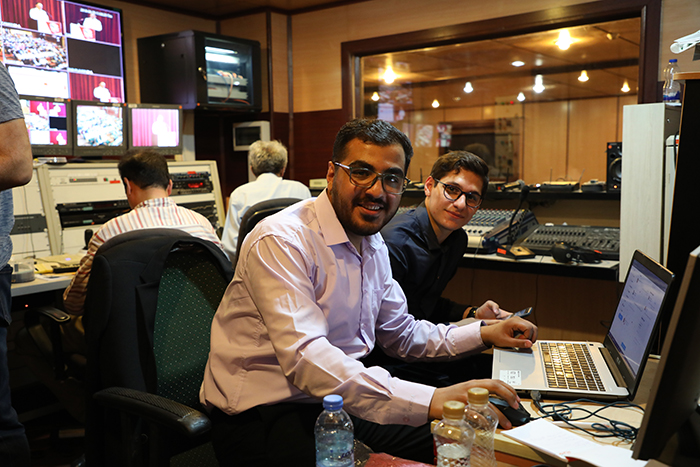
%> input picture fourierTransform/1.jpg, 700 x 467 px
$ octave fourierTransform.m   (GNU Octave 9; MATLAB toolbox functions it lacks are replaced by stand-ins)
%> lines starting %> are read from the running program, lines starting %| are printed output that depends on the picture
clc;
clear all;
close all;

% amir shokri
% amirsh.nll@gmail.com

image1 = imread('1.jpg');
%> image1 is the input picture: size 467x700x3 uint8; mean R, G, B 99.8, 81.9, 66.8
image2 = imread('2.jpg');
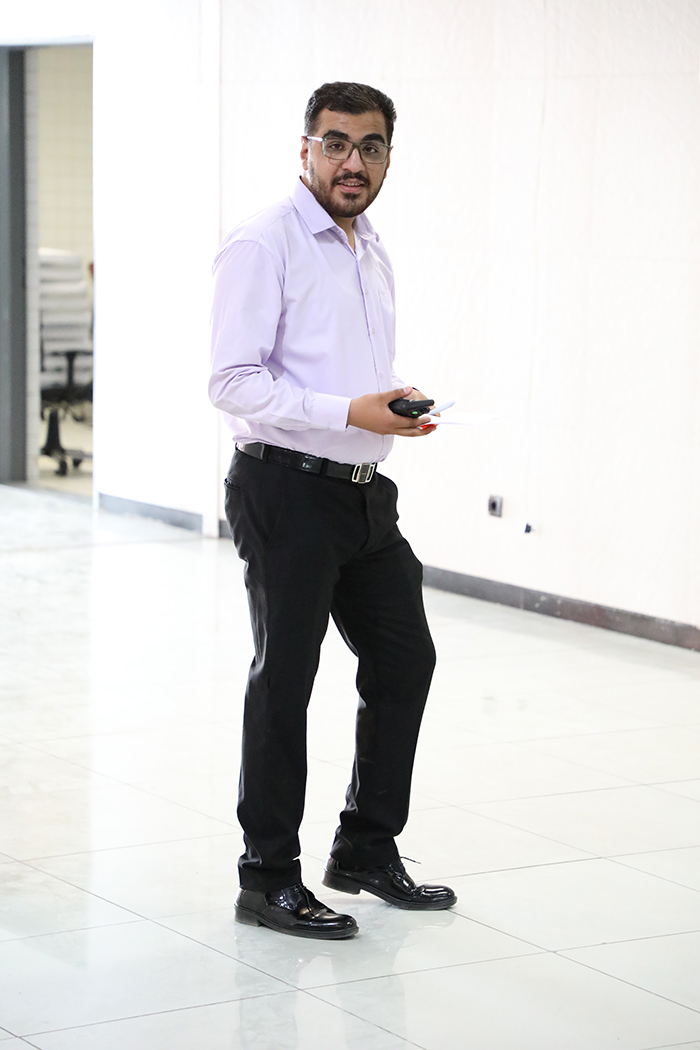
%> input picture fourierTransform/2.jpg, 700 x 1050 px
%> image2 is the input picture: size 1050x700x3 uint8; mean R, G, B 215.2, 214.5, 213.9

image1 = rgb2gray(image1);
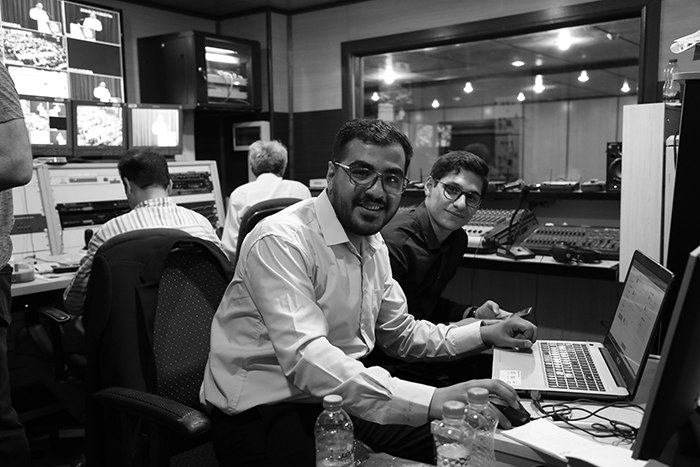
%> image1: size 467x700 uint8; min 0, max 255, mean 85.6
image2 = rgb2gray(image2);
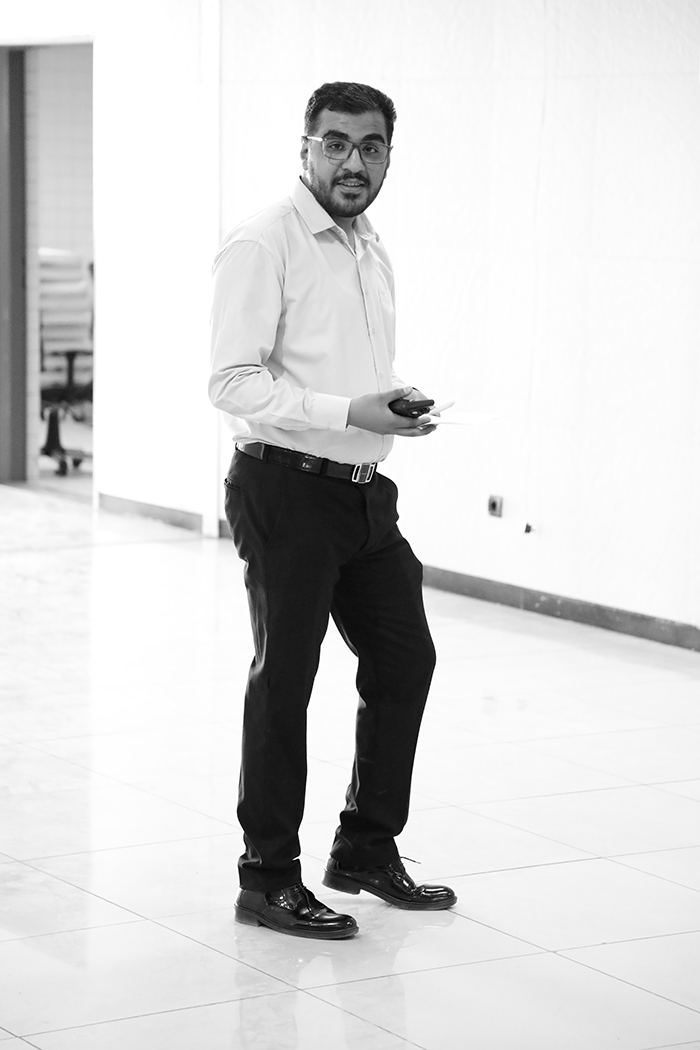
%> image2: size 1050x700 uint8; min 0, max 255, mean 214.7

figure,
subplot(1,2,1);imshow(image1);title('image 1');
f1=fftshift(fft2(image1));
phase1=angle(f1);
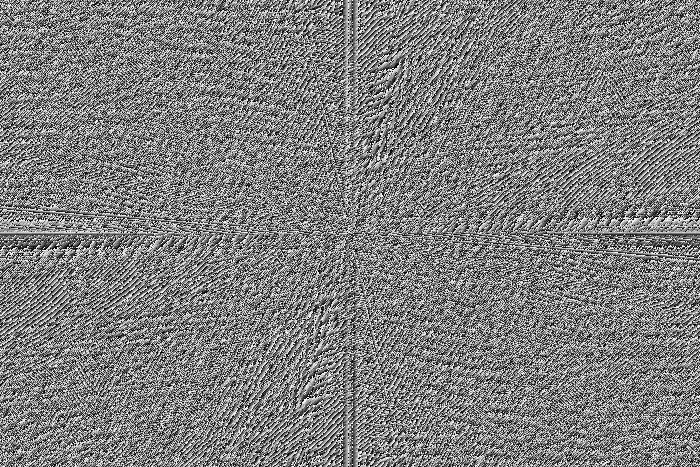
%> phase1: size 467x700 double; min -3.14, max 3.14, mean -2.39e-19; drawn with min black and max white
subplot(1,2,2);imshow(phase1,[]),title('phase spectrum image 1');

figure,
subplot(1,2,1);imshow(image2);title('Test image 2');
f2=fftshift(fft2(image2));
phase2=angle(f2);
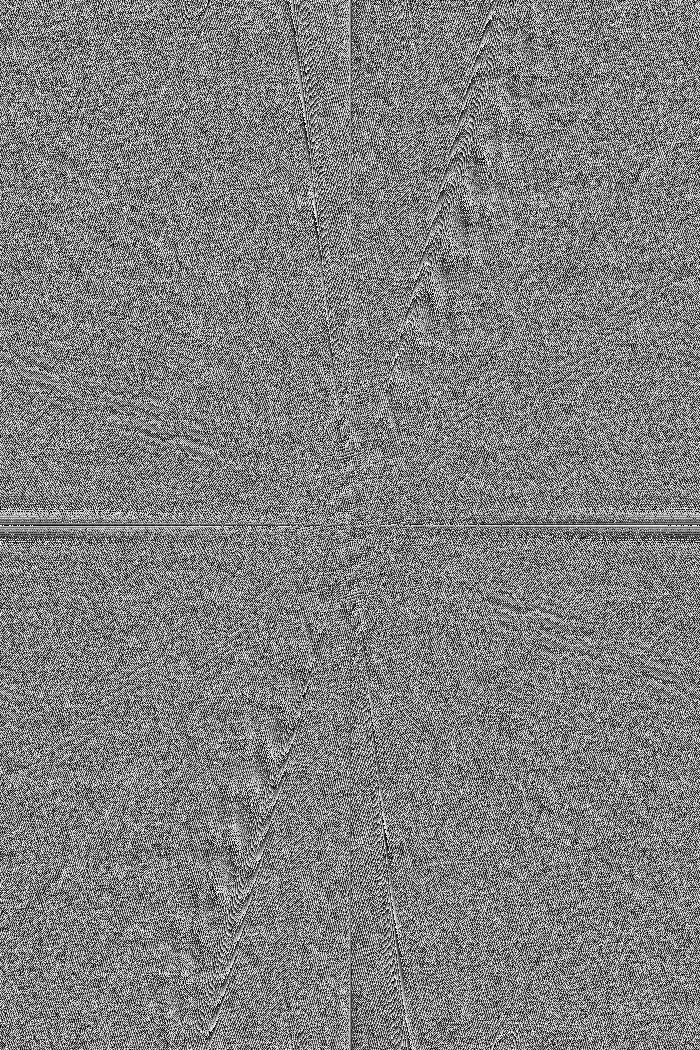
%> phase2: size 1050x700 double; min -3.14, max 3.14, mean 4.27e-06; drawn with min black and max white
subplot(1,2,2);imshow(phase2,[]);title('phase spectrum image 2');
